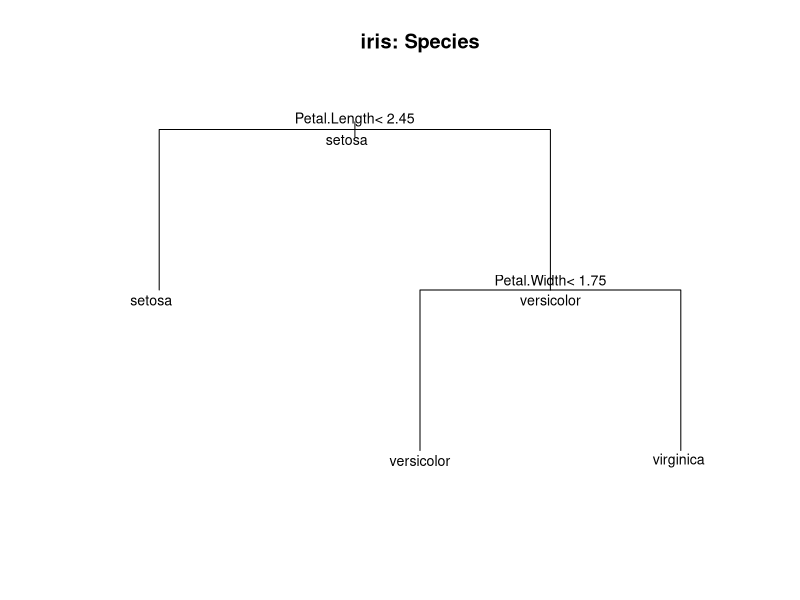

The R script that drew this image:
# Lab 10 — 분류 트리의 경로와 앙상블 구분 (약 25분)
# 이 파일만 위에서 아래로 실행하면 된다. iris는 R의 내장 자료이다.

# 1. 목표 --------------------------------------------------------
# - 작은 분류 트리에서 root → 분기 → terminal node의 경로를 읽는다.
# - 입력 하나를 바꾸고 예측이 달라지는 분기 조건을 찾는다.
# - 단일 트리, Bagging, Random Forest, Boosting의 학습 방식을 구분한다.

# 2. 핵심 개념과 작은 예제 ----------------------------------------
# iris의 네 수치 변수는 꽃받침(Sepal)·꽃잎(Petal)의 길이/너비(cm)이다.
# Species는 정답 범주(setosa, versicolor, virginica)인 factor이다.
# Lab 09처럼 실제 범주와 예측 범주를 비교하는 지도학습 분류이다.
cat("처음 세 꽃의 측정값과 실제 품종:\n")
print(iris[1:3, ])
# Species가 예측 대상이다. 네 측정값은 분기 조건을 만들 때 사용할 predictor이다.

# decision tree는 조건에 따라 자료를 반복해서 나눈다(recursive splitting).
# root는 모든 학습 관측이 모인 시작 노드, terminal node는 더 나누지 않는 말단이다.
# 새 관측은 root부터 조건을 따라 이동하며 도착한 말단의 범주로 예측한다.
# 작은 조건 예: Petal.Length < 2.45이면 왼쪽, 그렇지 않으면 오른쪽으로 간다.
# 2.0은 TRUE, 4.3은 FALSE이다. 등호인 2.45도 '<' 조건에서는 FALSE이다.

# 3. 먼저 예상하기 -----------------------------------------------
# 예상 1: Petal.Length = 4.3인 꽃은 위 조건의 어느 쪽으로 갈까?
# 예상 2: 다음 노드의 조건이 Petal.Width < 1.75라면 너비 1.3은 어느 쪽인가?
#         너비만 1.8로 바꾸면 같은 말단에 도착할까?
# 예상 3: 여러 트리를 만든다는 점만으로 Bagging과 Boosting이 같은 방법일까?
#         모형을 만드는 순서가 서로에게 영향을 주는지 생각해 보세요.

# 4. 직접 실행 ----------------------------------------------------
# 실험 A: 사용할 수 있을 때 rpart로 작은 분류 트리를 만든다.
# Species ~ .은 Species를 나머지 네 변수로 설명한다는 뜻이다.
# maxdepth = 2로 경로에서 최대 두 번만 분기한다. cp = 0으로 교육용 깊이 제한 안에서 분기를 미리 막지 않고, xval = 0으로 별도 재표집 계산은 생략한다.
# 이번에는 분기 읽기에 집중하므로 iris 전체로 적합한다. test 성능을 평가하는 실험은 아니다.
tree_available <- requireNamespace("rpart", quietly = TRUE)
if (tree_available) {
  tree_model <- rpart::rpart(
    Species ~ ., data = iris, method = "class",
    control = rpart::rpart.control(maxdepth = 2, cp = 0, xval = 0)
  )
  cat("분류 트리: 노드 번호, 분기 조건, 말단의 * 표시를 찾으세요.\n")
  print(tree_model)
  # 1) root에서 시작한다. 2)와 3)은 첫 분기, 6)과 7)은 다음 분기이다.
  # Petal.Length < 2.45가 TRUE이면 왼쪽 2), FALSE이면 오른쪽 3)으로 이동한다.
  # 3)에서는 Petal.Width < 1.75를 판단한다: TRUE이면 6), FALSE이면 7)이다.
  # *가 붙은 2), 6), 7)은 말단이다. yval의 setosa/versicolor/virginica가 예측 범주이다.
  # 중간 노드에 보이는 범주에서 멈추지 않고 말단까지 간다.

  plot(tree_model, uniform = TRUE, margin = 0.1)
  text(tree_model, all = TRUE, use.n = FALSE, cex = 0.85)
  title(main = "iris: Species")
  # 노드 위의 '<'는 왼쪽으로 갈 조건이다. TRUE이면 왼쪽, FALSE이면 오른쪽으로 간다.
  # 분기 변수는 모델이 선택했다. 네 predictor가 모두 그림에 나와야 하는 것은 아니다.

  # 실험 B: 꽃 하나의 경로를 손으로 따라간 뒤 predict()로 확인한다.
  flower <- iris[75, ]
  cat("경로를 따라갈 75번 꽃:\n")
  print(flower)
  # Petal.Length 4.3: 4.3 < 2.45는 FALSE → 오른쪽 3).
  # Petal.Width 1.3: 1.3 < 1.75는 TRUE → 왼쪽 6) 말단 → versicolor.
  # 위 경로의 예측을 먼저 말한 뒤 아래 결과를 확인하세요.
  flower_prediction <- predict(tree_model, newdata = flower, type = "class")
  cat("말단에서 얻은 예측과 실제값:\n")
  print(data.frame(actual = flower$Species, predicted = flower_prediction))
  # 둘 다 versicolor이다. 실제값을 그대로 복사한 것이 아니라 분기 경로로 예측한 결과이다.
  # 말단에 여러 실제 품종이 섞여 있을 수도 있다. 같은 말단의 예측이 모두 맞지는 않는다.
} else {
  cat("rpart가 없어 트리 적합·그림·예측 실행을 건너뜁니다.\n")
  cat("아래는 경로 읽기용 예시이며, 이 환경에서 적합한 결과는 아닙니다.\n")
  cat("root: Petal.Length < 2.45?\n",
      "  TRUE  → 왼쪽 말단: setosa\n",
      "  FALSE → 오른쪽: Petal.Width < 1.75?\n",
      "    TRUE  → 왼쪽 말단: versicolor\n",
      "    FALSE → 오른쪽 말단: virginica\n", sep = "")
  # 75번 꽃의 꽃잎 길이 4.3, 너비 1.3을 예시에 넣으면 FALSE → TRUE → versicolor이다.
  # 실제 트리 실행을 생략해도 다음 앙상블 비교와 시험 체크는 계속 공부할 수 있다.
}

# 실험 C: 앙상블은 만드는 방법을 비교한다. 별도 모형 패키지는 사용하지 않는다.
# 앙상블은 여러 모형의 결과를 결합하는 방법이다.
# bootstrap 표본: 원래 학습 자료에서 복원추출한 표본이다.
# 같은 관측이 여러 번 뽑히거나 어떤 관측은 빠질 수 있다.
# Bagging은 여러 bootstrap 표본에서 모형을 독립적으로 학습한 뒤 결과를 결합한다.
# Random Forest는 트리 Bagging에 각 split의 후보 predictor 일부를
# 무작위로 선택하는 절차를 더한다. '트리마다 변수 하나만 고정'하는 뜻이 아니다.
# Boosting은 이전 모형이 잘 처리하지 못한 부분을 다음 모형이 보완하도록 순차 학습한다.
# 오분류 관측의 가중치를 늘리는 방식은 한 예이며 모든 Boosting의 정의는 아니다.
cat("트리 기반 방법의 차이:\n")
print(data.frame(
  learning = c("한 트리 적합", "bootstrap, 독립", "bootstrap, 독립", "오류 보완, 순차"),
  split_candidates = c("전체 predictor", "전체 predictor", "매 분기 무작위 일부", "구현에 따라 다름"),
  row.names = c("단일 트리", "Bagging", "Random Forest", "Boosting")
))
# Bagging과 Random Forest의 표본 방식은 비슷하지만 split 후보 방식은 다르다.
# 독립 학습은 이전 트리의 오류를 보고 다음 트리를 바꾸지 않는다는 뜻이다.
# Boosting은 앞 모형의 결과가 뒤 모형의 학습에 영향을 준다.

# 결합의 작은 예: 가상의 다섯 트리가 같은 꽃에 아래 범주를 예측했다고 가정한다.
# 실제로 앙상블을 학습한 결과가 아니라 분류에서의 다수결을 보여 주는 값이다.
tree_votes <- c("versicolor", "virginica", "versicolor", "versicolor", "virginica")
cat("다섯 트리의 가상 예측 도수:\n")
print(table(tree_votes))
# versicolor 3표, virginica 2표이므로 다수결 결합은 versicolor이다.
# 투표를 모으는 예만으로 Bagging인지 Random Forest인지 알 수 없다.
# 표본을 만든 방법과 split 후보 선택 방법도 알아야 한다.
# 여러 모형을 결합해도 항상 단일 트리보다 더 정확하다는 보장은 없다.

# 5. 결과 해석 ----------------------------------------------------
# 트리 그림은 root의 조건부터 판단해 말단의 예측을 읽는다.
# 예측 범주와 실제 Species는 서로 다른 값이다. 정답 여부는 둘을 비교해서 판단한다.
# 앙상블의 결합 결과만 보지 말고 표본 방식·모형 간 학습 순서·분기 후보를 비교한다.

# 6. 하나 바꿔보기 ------------------------------------------------
# 모형은 유지하고 75번 꽃의 Petal.Width만 1.3에서 1.8로 바꾼다.
# 예상: root의 이동은 같은가? 두 번째 조건과 최종 예측은 어떻게 바뀔까?
if (tree_available) {
  changed_flower <- flower
  changed_flower$Petal.Width <- 1.8
  changed_prediction <- predict(tree_model, newdata = changed_flower, type = "class")
  cat("꽃잎 너비만 바꾼 가상 입력의 예측:\n")
  print(data.frame(Petal.Length = c(flower$Petal.Length, changed_flower$Petal.Length),
                   Petal.Width = c(flower$Petal.Width, changed_flower$Petal.Width),
                   predicted = c(as.character(flower_prediction),
                                 as.character(changed_prediction))))
  # 꽃잎 길이는 4.3으로 같아 root에서는 여전히 오른쪽 3)으로 간다.
  # 1.8 < 1.75는 FALSE → 오른쪽 7) 말단 → virginica로 예측이 바뀐다.
  # 원래 꽃의 실제 품종이 바뀌었다는 뜻이 아니다. 입력을 바꾼 가상 조건의 예측이다.
} else {
  cat("rpart가 없어 변경 입력의 predict()도 생략합니다.\n")
  # 위 개념용 예시에서는 길이 4.3 → FALSE, 너비 1.8 → FALSE → virginica이다.
}

# 7. 시험 체크 ----------------------------------------------------
# 1) root의 Petal.Length < 2.45가 FALSE, 다음 Petal.Width < 1.75가 TRUE이면
#    이번 트리 예시에서 어떤 품종의 말단에 도착하는가?
# 2) root와 terminal node는 무엇인가? 출력의 *는 무엇을 표시하는가?
# 3) Bagging의 bootstrap 표본과 모형 학습·결합은 어떻게 이루어지는가?
# 4) Random Forest가 트리 Bagging에 추가하는 무작위성은 무엇인가?
# 5) Boosting과 Bagging은 모형을 만드는 순서에서 어떻게 다른가?

# 정답 및 해설 ----------------------------------------------------
# 1) root에서 오른쪽 3), 다음에 왼쪽 6)으로 가서 versicolor 말단에 도착한다.
# 2) root는 시작 노드, terminal node는 더 나누지 않는 말단이다. *는 말단 표시이다.
# 3) 복원추출한 여러 표본에서 모형을 독립적으로 학습하고, 투표 등으로 결과를 결합한다.
# 4) 각 split에서 predictor 일부를 무작위 후보로 선택한다.
#    단일 트리와 달리 여러 트리를 결합하며, 표본의 무작위성만 쓰는 것과 구분한다.
# 5) Bagging은 독립 학습 후 결합, Boosting은 이전 모형의 오류를 보완하는 순차 학습이다.
#    Boosting 전체를 특정 구현의 '오분류 가중치 증가'만으로 정의하지 않는다.
